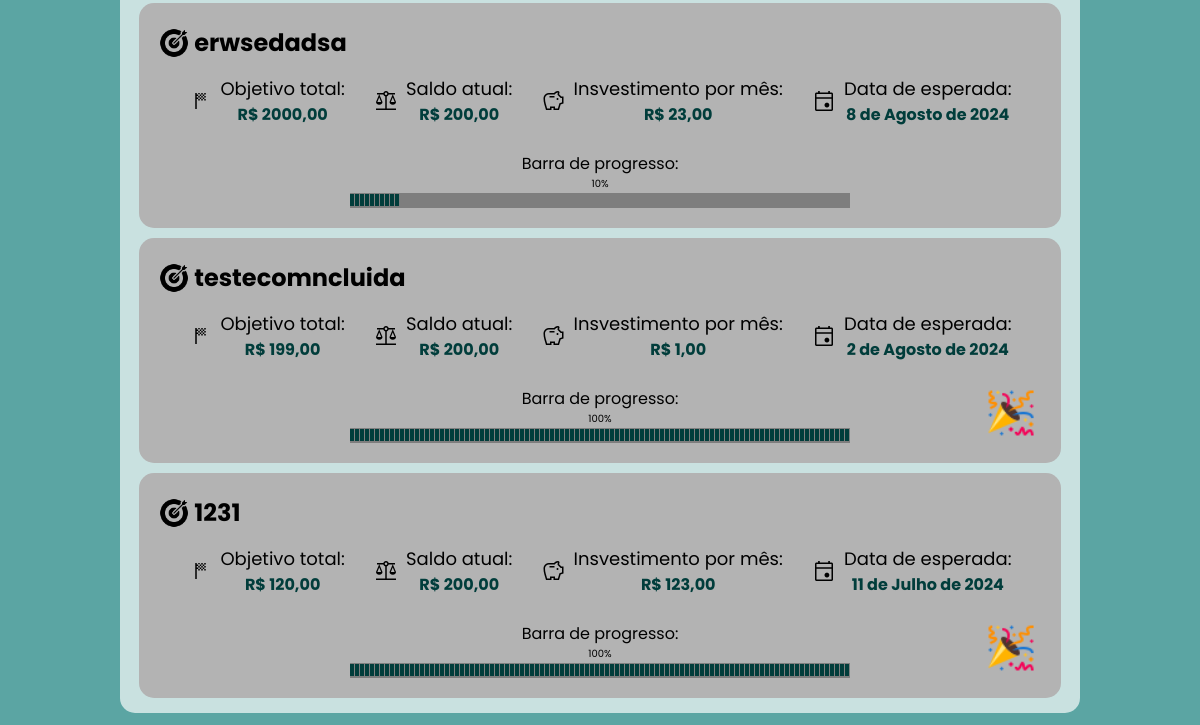
The page /planejamentos/ (signed in, lower part) on the database as committed earlier.
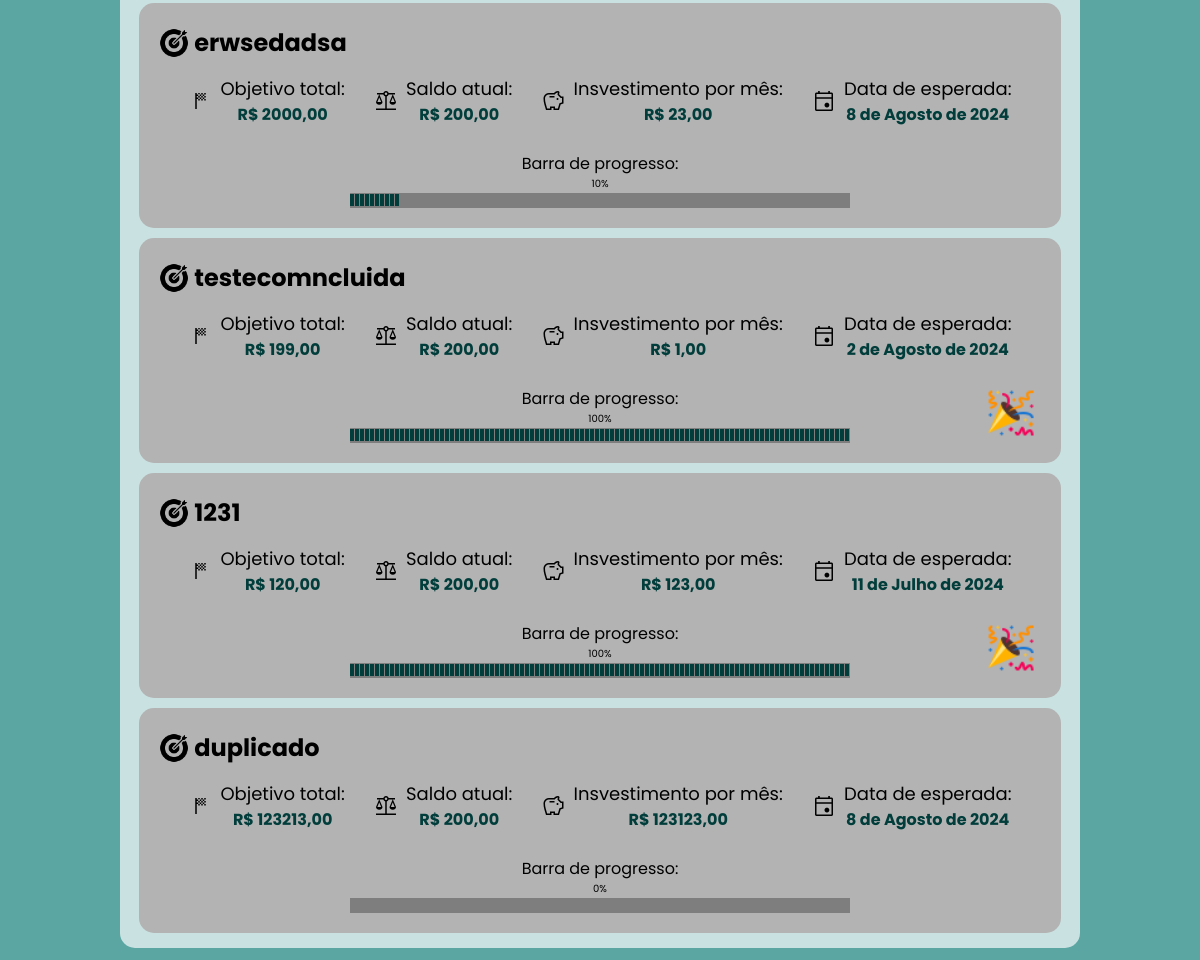
The same page on the database as committed later.
### app_main/models.py (models this page shows, shortened)
class Planejamento(models.Model): #Depois de fazer o model tem que realizar a migration: python manage.py makemigrations / python manage.py migrate
    usuario = models.ForeignKey(User, on_delete=models.CASCADE)
    titulo = models.CharField(max_length=200)
    objetivo = models.DecimalField(max_digits=10, decimal_places=2)
    investimento_mensal = models.DecimalField(max_digits=10, decimal_places=2)
    data = models.DateField()
    saldo_atual = models.DecimalField(max_digits=10, decimal_places=2, default=200.00)
    concluido = models.BooleanField(default=False)
    @property
    def barra(self):
        barra = int((self.saldo_atual * 100) // self.objetivo)
        if barra >= 100:
            barra = 100
            self.concluidoSet = True
        return barra
    @property
    def concluidoSet(self):
        return self.concluido
    @concluidoSet.setter
    def concluidoSet(self, valor):
        self.concluido = valor

### app_main/views.py (the view)
# urls.py: path('planejamentos/', views.planejamentos , name='planejamentos'),
@login_required # Redirecione para a página de login
def planejamentos(request):
    planejamento_obj = Planejamentos(request.user)
    lista_planejamentos = planejamento_obj.listar_planejamentos()
    lista_vazia = not lista_planejamentos
    if lista_vazia:
        print('true')
    for planejamento in lista_planejamentos:
        planejamento.barra_iterable = range(planejamento.barra)
    return render(request, 'planejamentos/planejamentos.html', {'planejamentos': lista_planejamentos, 'verificaVazio': lista_vazia})

### app_main/planejamentos.py (called while the page is built)
    def listar_planejamentos(self):
        return Planejamento.objects.filter(usuario=self.user)

### app_main/templates/planejamentos/planejamentos.html (shortened to what this page needs)
<!DOCTYPE html>
<html>
<head>
    {% load static %}
    <link rel="stylesheet" href="{% static 'app_main/css/planejamentos/planejamentos.css' %}">
</head>
<body>
    <section class="section-content">
        <div class="container-content">
            <div class="container-itens">
                {% for planejamento in planejamentos %}
                <div class="itens">
                    <div class="titulo">
                        <img
>
                        <h1>{{ planejamento.titulo }}</h1>
                    </div>
                    <div class="item-content">
                        <div class="info">
                            <span class="material-symbols-outlined">sports_score</span>
                            <div>
                                <p class="objetivo">Objetivo total:</p>
                                <span>R$ {{ planejamento.objetivo }}</span>
                            </div>
                        </div>
                        <div class="info">
                            <span class="material-symbols-outlined">balance</span>
                            <div>
                                <p class="saldo">Saldo atual:</p>
                                <span>R$ {{ planejamento.saldo_atual }}</span>
                            </div>
                        </div>
                        <div class="info">
                            <span class="material-symbols-outlined">savings</span>
                            <div>
                                <p class="invest_mes">Insvestimento por mês:</p>
                                <span>R$ {{ planejamento.investimento_mensal }}</span>
                            </div>
                        </div>
                        <div class="info">
                            <span class="material-symbols-outlined">event</span>
                            <div>
                                <p class="data">Data de esperada:</p>
                                <span>{{ planejamento.data }}</span>
                            </div>
                        </div>
                    </div>
                    <div class="barra_progresso">
                        <p>Barra de progresso:</p>
                        <span><p>{{ planejamento.barra }}%</p></span>
                        <div class="barra_cheia">
                            {% for i in planejamento.barra_iterable %}
                            <div class="porcentagem"></div>
                            {% endfor %}
                        </div>
                    </div>
                    {% if planejamento.concluido %}
                    <div class="concluido">
                        <img
>
                    </div>
                    {% endif %}
                </div>
                {% endfor %}
            </div>
        </div>
    </section>
</body>
</html>

### app_main/static/app_main/css/planejamentos/planejamentos.css (style rules this page uses)
* { margin: 0; padding: 0; box-sizing: border-box; list-style: none; text-decoration: none; }
body { display: flex; flex-direction: column; width: 100%; background-color: #5BA5A3; align-items: center; font-family: "Poppins", sans-serif; }
.material-symbols-outlined { font-variation-settings: 'FILL' 0, 'wght' 400, 'GRAD' 0, 'opsz' 48 }
.section-content { display: flex; flex-direction: column; flex-wrap: nowrap; align-items: end; width: 80%; margin-top: 2%; margin-bottom: 2%; }
.container-content { background-color: #ffffffab; width: 100%; height: max-content; border-radius: 15px; margin-top: 1%; display: flex; flex-direction: column; align-items: flex-start; justify-content: flex-start; padding-bottom: 10px; }
.container-itens { width: 100%; height: 87%; display: grid; align-items: center; }
.itens { display: grid; width: 96%; height: 225px; background-color: #b3b3b3; justify-self: center; border-radius: 15px; padding: 20px; margin: 5px 0 5px 0; }
.barra_cheia { width: 500px; height: 15px; background-color: rgb(126, 126, 126); display: flex; align-items: center; gap: 1px; }
.porcentagem { width: 0.8%; height: 80%; background-color: #013d3b; }
.item-content { display: flex; justify-content: space-evenly; align-items: flex-start; }

Rows that differ between the two databases and show on the page:
added Planejamento: titulo "duplicado", objetivo "123213,00", saldo_atual "200,00", investimento_mensal "123123,00", data "8 de Agosto de 2024", barra "0"
